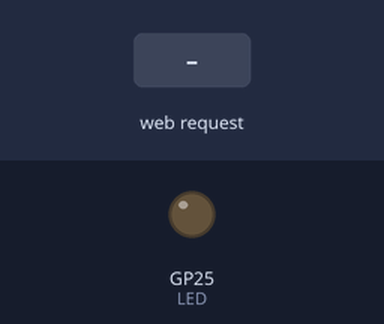
This program was run on a simulated Raspberry Pi Pico running MicroPython. Parts: output pins drawn as LEDs (lit = HIGH). The inputs (shaded band) are chosen by the test bench. The board's own WiFi access point starts at once; what the program prints to the serial console is not drawn.

Above: at 1.3 s.
1.4 s: HTTP request GET /on received
At 2.4 s:
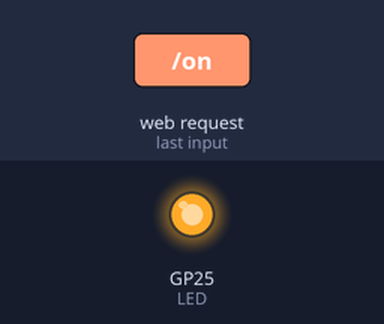
2.9 s: HTTP request GET /off received
At 3.6 s:
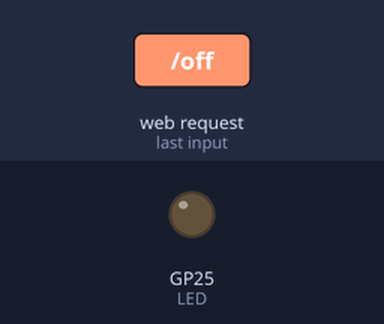
Timing chart, 0 to 5.9 s (numbered marks = the images above; inputs shaded):
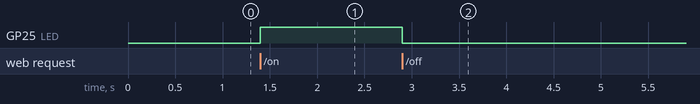

The program:

APWifipico.py
```python
# main.py — AP + HTTP estático index.html + /on /off /state (POST JSON) y GET->redirect
import network, socket, gc, time
from machine import Pin

# =================== CONFIG AP ===================
SSID     = "PicoW-AP"
PASSWORD = "12345678"        # '' para red abierta (no recomendado)
CHANNEL  = 6
IP       = "192.168.4.1"
MASK     = "255.255.255.0"
GW       = "192.168.4.1"
DNS      = "8.8.8.8"

HTML_FILE = "index.html"

# =================== HARDWARE ====================
LED = Pin("LED", Pin.OUT)
LED.value(0)

# =================== HTTP UTILS ==================
def http_send(conn, status="200 OK", ctype="text/html; charset=utf-8", body=b"", extra_headers=None):
    try:
        hdr = "HTTP/1.1 {}\r\nContent-Type: {}\r\nConnection: close\r\n".format(status, ctype)
        if extra_headers:
            for k, v in extra_headers.items():
                hdr += "{}: {}\r\n".format(k, v)
        hdr += "\r\n"
        conn.sendall(hdr.encode())
        if body:
            if isinstance(body, str):
                body = body.encode()
            conn.sendall(body)
    except Exception:
        pass

def http_redirect(conn, location="/"):
    http_send(conn, "302 Found", "text/plain; charset=utf-8", "Redirecting...", {"Location": location})

def read_request(conn):
    """
    Lee hasta ~1 KB (suficiente para la línea de petición y algunos headers),
    devuelve (method, path, raw_headers).
    """
    try:
        data = conn.recv(1024)
    except Exception:
        return None, None, b""
    if not data:
        return None, None, b""
    try:
        head, _ = data.split(b"\r\n\r\n", 1) if b"\r\n\r\n" in data else (data, b"")
        first = head.split(b"\r\n", 1)[0].decode()
        parts = first.split()
        method = parts[0] if len(parts) > 0 else "GET"
        target = parts[1] if len(parts) > 1 else "/"
        return method, target, head
    except Exception:
        return None, None, b""

def split_path_query(target):
    if not target:
        return "/", {}
    if "?" in target:
        path, qs = target.split("?", 1)
    else:
        path, qs = target, ""
    params = {}
    if qs:
        for pair in qs.split("&"):
            if not pair:
                continue
            if "=" in pair:
                k, v = pair.split("=", 1)
            else:
                k, v = pair, ""
            params[k] = v
    return path, params

# =================== AP ==========================
def start_ap():
    ap = network.WLAN(network.AP_IF)
    ap.active(False)
    time.sleep(0.1)
    try:
        ap.config(ssid=SSID, password=PASSWORD, channel=CHANNEL)
    except TypeError:
        ap.config(essid=SSID, password=PASSWORD, channel=CHANNEL)
    ap.ifconfig((IP, MASK, GW, DNS))
    ap.active(True)
    while not ap.active():
        time.sleep(0.05)
    return ap

# =================== CARGA HTML ==================
def load_index():
    try:
        with open(HTML_FILE, "rb") as f:
            return f.read()
    except OSError:
        return b"""<!doctype html>
<html><head><meta charset="utf-8"><title>index.html no encontrado</title></head>
<body><h3>Sube <code>index.html</code> a la raiz del dispositivo.</h3></body></html>"""

# =================== SERVER ======================
def serve(index_bytes):
    addr = socket.getaddrinfo("0.0.0.0", 80)[0][-1]
    srv = socket.socket()
    srv.setsockopt(socket.SOL_SOCKET, socket.SO_REUSEADDR, 1)
    srv.bind(addr)
    srv.listen(3)
    print("HTTP en http://{}/".format(IP))

    while True:
        try:
            conn, remote = srv.accept()
            method, target, _ = read_request(conn)
            if not target:
                http_send(conn, "400 Bad Request", "text/plain; charset=utf-8", "Bad Request")
                conn.close(); gc.collect(); continue

            path, params = split_path_query(target)

            # ruido navegador
            if path == "/favicon.ico":
                http_send(conn, "204 No Content", "text/plain; charset=utf-8", "")
                conn.close(); gc.collect(); continue

            # --- ON / OFF ---
            if path == "/on":
                if method == "POST":
                    LED.value(1)
                    http_send(conn, "200 OK", "application/json; charset=utf-8", b'{"ok":true,"on":true}')
                else:  # GET -> volver a "/"
                    LED.value(1)
                    http_redirect(conn, "/")
                conn.close(); gc.collect(); continue

            if path == "/off":
                if method == "POST":
                    LED.value(0)
                    http_send(conn, "200 OK", "application/json; charset=utf-8", b'{"ok":true,"on":false}')
                else:
                    LED.value(0)
                    http_redirect(conn, "/")
                conn.close(); gc.collect(); continue

            # Estado JSON
            if path == "/state":
                body = b'{"on":%s}' % (b"true" if LED.value() else b"false")
                http_send(conn, "200 OK", "application/json; charset=utf-8", body,
                          {"Cache-Control":"no-cache"})
                conn.close(); gc.collect(); continue

            # Raiz u otra ruta -> index.html (no cache para evitar html viejo)
            http_send(conn, "200 OK", "text/html; charset=utf-8", index_bytes,
                      {"Cache-Control":"no-cache"})
            conn.close()

        except Exception as e:
            try:
                http_send(conn, "500 Internal Server Error", "text/plain; charset=utf-8", "Internal Error")
                conn.close()
            except Exception:
                pass
        finally:
            gc.collect()

# =================== MAIN =======================
if __name__ == "__main__":
    ap = start_ap()
    print("AP activo  SSID:", SSID, "| IP:", ap.ifconfig()[0], "| Canal:", CHANNEL)
    index_bytes = load_index()
    serve(index_bytes)
```

Measured:
- after the input at 1.4 s, GP25 (LED): LOW → HIGH at once
- after the input at 2.9 s, GP25 (LED): HIGH → LOW at once
